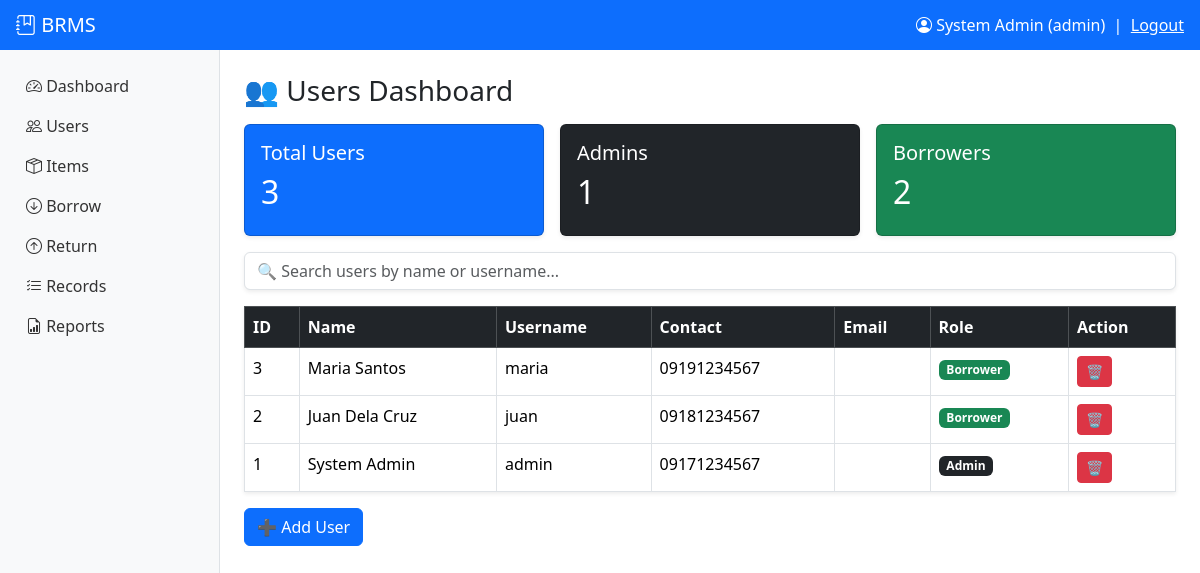
The page /admin/users.php (signed in) on the database its author committed.
### tables this page shows
CREATE TABLE users (
    user_id INT AUTO_INCREMENT PRIMARY KEY,
    full_name VARCHAR(100) NOT NULL,
    username VARCHAR(50) UNIQUE NOT NULL,
    password VARCHAR(255) NOT NULL,  
    contact_number VARCHAR(20) NOT NULL,
    role ENUM('admin','borrower') NOT NULL DEFAULT 'borrower',
    created_at TIMESTAMP DEFAULT CURRENT_TIMESTAMP
);

### includes/functions.php (called while the page is built, shortened)
<?php
function e($s){ return htmlspecialchars($s ?? '', ENT_QUOTES, 'UTF-8'); }

### admin/users.php (the view, shortened to what this page needs)
<?php
require_once __DIR__.'/../includes/db.php';
require_once __DIR__.'/../includes/functions.php';
$q = trim($_GET['q'] ?? '');
$stmt = $conn->prepare("
    SELECT * FROM users
    WHERE full_name LIKE ? OR username LIKE ?
    ORDER BY user_id DESC
");
$like = "%$q%";
$stmt->bind_param("ss", $like, $like);
$stmt->execute();
$users = $stmt->get_result();
$total_users = $conn->query("SELECT COUNT(*) c FROM users")->fetch_assoc()['c'];
$total_admin = $conn->query("SELECT COUNT(*) c FROM users WHERE role='admin'")->fetch_assoc()['c'];
$total_borrower = $conn->query("SELECT COUNT(*) c FROM users WHERE role='borrower'")->fetch_assoc()['c'];
include __DIR__.'/../includes/header.php';
?>
<h3 class="mb-3">👥 Users Dashboard</h3>
<div class="row g-3 mb-3">
  <div class="col-md-4">
    <div class="card text-bg-primary shadow-sm">
      <div class="card-body">
        <h5>Total Users</h5>
        <h2><?= $total_users ?></h2>
      </div>
    </div>
  </div>
  <div class="col-md-4">
    <div class="card text-bg-dark shadow-sm">
      <div class="card-body">
        <h5>Admins</h5>
        <h2><?= $total_admin ?></h2>
      </div>
    </div>
  </div>
  <div class="col-md-4">
    <div class="card text-bg-success shadow-sm">
      <div class="card-body">
        <h5>Borrowers</h5>
        <h2><?= $total_borrower ?></h2>
      </div>
    </div>
  </div>
</div>
<form class="mb-3">
  <input class="form-control shadow-sm"
         name="q"
         value="<?=e($q)?>"
         placeholder="🔍 Search users by name or username...">
</form>
<table class="table table-hover table-bordered bg-white shadow-sm">
<thead class="table-dark">
<tr>
  <th>ID</th>
  <th>Name</th>
  <th>Username</th>
  <th>Contact</th>
  <th>Email</th>
  <th>Role</th>
  <th>Action</th>
</tr>
</thead>
<tbody>
<?php while($r=$users->fetch_assoc()): ?>
<tr>
  <td><?= $r['user_id'] ?></td>
  <td><?= e($r['full_name']) ?></td>
  <td><?= e($r['username']) ?></td>
  <td><?= e($r['contact_number']) ?></td>
  <td><?= e($r['email']) ?></td>
  <td>
    <?php if($r['role']=='admin'): ?>
      <span class="badge bg-dark">Admin</span>
    <?php else: ?>
      <span class="badge bg-success">Borrower</span>
    <?php endif; ?>
  </td>
  <td>
    <form method="post" class="d-inline" onsubmit="return confirm('Delete user?')">
      <button class="btn btn-sm btn-danger">🗑</button>
    </form>
  </td>
</tr>
<?php endwhile; ?>
</tbody>
</table>
<button class="btn btn-primary" data-bs-toggle="modal" data-bs-target="#addModal">
  ➕ Add User
</button>
<?php include __DIR__.'/../includes/footer.php'; ?>

### rows shown on the page
users: user_id "3", full_name "Maria Santos", username "maria", contact_number "09191234567", role "Borrower"
users: user_id "2", full_name "Juan Dela Cruz", username "juan", contact_number "09181234567", role "Borrower"
users: user_id "1", full_name "System Admin", username "admin", contact_number "09171234567", role "Admin"

### other values the page prints
$u['name'] "System Admin"
$u['role'] "admin"
$total_users "3"
$total_admin "1"
$total_borrower "2"
